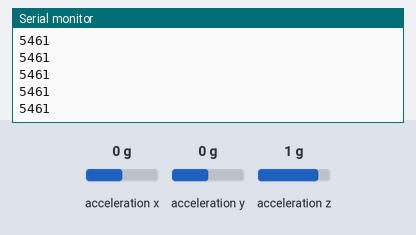
Simulated run of this sketch. Board: Arduino Uno, built with avr-gcc and run on an emulated ATmega328P. On the bench: the last lines printed to the serial monitor. Wiring (inferred from the names in the program): MPU-6050 motion sensor at I2C address 0x68. The inputs (shaded band) are chosen by the test bench; at power-on: acceleration x 0 g, acceleration y 0 g, acceleration z 1 g.

Above: at 1.2 s.
1.3 s: acceleration x set to -1.4 g
At 2.3 s:
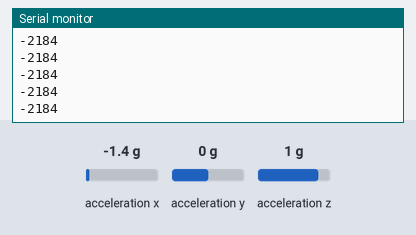
2.8 s: acceleration y set to -1.4 g
At 3.7 s:
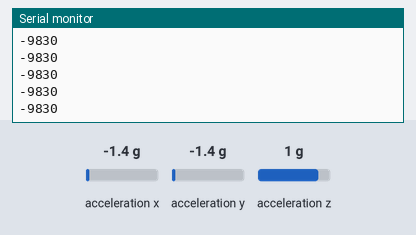
4.3 s: acceleration z set to -1.4 g
At 5.2 s:
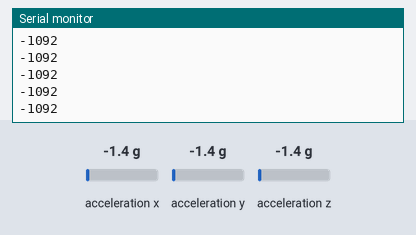
Timing chart, 0 to 7.3 s (numbered marks = the images above; inputs shaded):
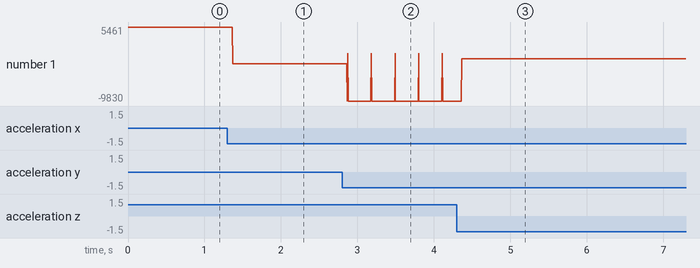

The sketch:

stepCounterPrototype.ino
```cpp
// MPU-6050 Short Example Sketch
// By Arduino User JohnChi
// August 17, 2014
// Public Domain
#include <Wire.h>
const int MPU_addr=0x68;  // I2C address of the MPU-6050
#define STEPDELAY 300
int16_t AcX, AcY, AcZ, combined, stepDelay = STEPDELAY;
unsigned long timer = 0;
int steps = 0, offset = 0;

int16_t readAccX(void);
int16_t readAccY(void);
int16_t readAccZ(void);


void setup(){ // SDA / SCL for Arduino UNO: A4 / A5
  Wire.begin();
  Wire.beginTransmission(MPU_addr);
  Wire.write(0x6B);  // PWR_MGMT_1 register
  Wire.write(0);     // set to zero (wakes up the MPU-6050)
  Wire.endTransmission(true);
  Serial.begin(9600);
}
void loop(){
  combined = ((readAccX()+readAccY()+readAccZ()) / 3) - offset;
  Serial.println(combined);
  if(((combined <= -7000) || (combined >= 7000)) &&
  ((millis() - timer) > STEPDELAY)) {
      steps++;
      Serial.println(steps);
      timer = millis();
  }
}

int16_t readAccX(void){
    Wire.beginTransmission(MPU_addr);
    Wire.write(0x3B);
    Wire.endTransmission(false);
    Wire.requestFrom(MPU_addr,2,true);
    return Wire.read()<<8|Wire.read();
}

int16_t readAccY(void){
    Wire.beginTransmission(MPU_addr);
    Wire.write(0x3D);
    Wire.endTransmission(false);
    Wire.requestFrom(MPU_addr,2,true);
    return Wire.read()<<8|Wire.read();
}

int16_t readAccZ(void){
    Wire.beginTransmission(MPU_addr);
    Wire.write(0x3F);
    Wire.endTransmission(false);
    Wire.requestFrom(MPU_addr,2,true);
    return Wire.read()<<8|Wire.read();
}
```

Measured:
- after the input at 1.3 s, the serial monitor: prints a new line after 0.07 s (image 1)
- after the input at 2.8 s, the serial monitor: prints a new line after 0.07 s (image 2)
- after the input at 4.3 s, the serial monitor: prints a new line after 0.07 s (image 3)
- plotted number 1: 5461 → -2184 after the input at 1.3 s, -2184 → -9830 after the input at 2.8 s, -9830 → -1092 after the input at 4.3 s
